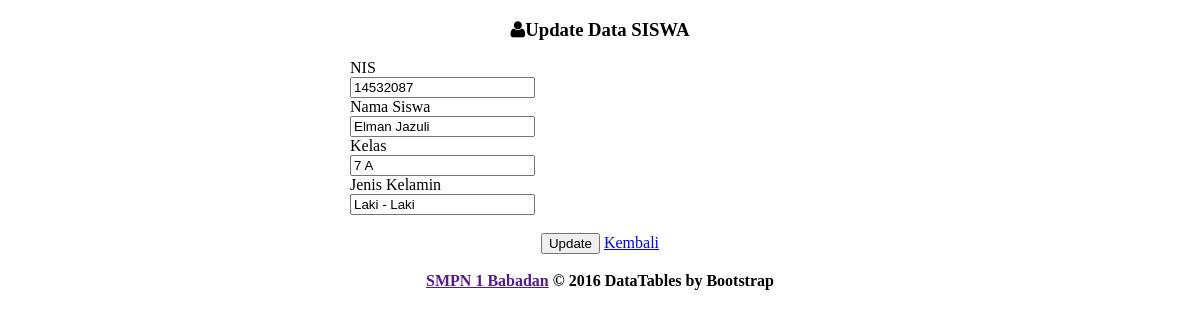
The app's page /admin/siswa_edit.php?nis=14532087 with its own data.
### tables this page shows
CREATE TABLE `siswa` (
  `nis` int(9) NOT NULL,
  `nama` varchar(100) NOT NULL,
  `kelas` varchar(100) NOT NULL,
  `jenis` enum('Laki - Laki','Perempuan') NOT NULL
);

### admin/siswa_edit.php (the view, shortened to what this page needs)
<?php include "conn.php"; ?>
<!DOCTYPE html>
<html lang="en">
<head>
    <head>
	    <link rel="stylesheet" href="datatables/dataTables.bootstrap.css"/>
        <link type="text/css" href="images/icons/css/font-awesome.css" rel="stylesheet">
    </head>
    <body>
            <div class="container">
                <div class="row">
                    <div class="span12">
                        <div class="content">
                            <?php
           $nis = $_GET['nis'];
			$sql = mysqli_query($koneksi, "SELECT * FROM siswa WHERE nis='$nis'");
			if(mysqli_num_rows($sql) == 0){
				header("Location: siswa.php");
			}else{
				$row = mysqli_fetch_assoc($sql);
			}
			?>
            <center><div class="panel panel-warning" style="width: 500px;">
                        <div class="panel-heading">
                        <h3 class="panel-title"><i class="icon-user"></i>Update Data SISWA</h3> </div>
                        <div class="panel-body">
                         <form name="form1" id="form1" class="form-horizontal row-fluid" action="?page=siswa_update" method="POST" >
										<div align="left" class="control-group">
											<label class="control-label" for="basicinput">NIS</label>
											<div class="controls">
												<input type="text" name="nis" id="nis" value="<?php echo $row['nis']; ?>" placeholder="NIS Siswa Tolong diisi" class="form-control span8 tip" readonly="yes">
											</div>
										</div>
										<div align="left" class="control-group">
											<label class="control-label" for="basicinput">  Nama Siswa</label>
											<div class="controls">
												<input type="text" name="nama" id="nama" value="<?php echo $row['nama']; ?>" placeholder="Nama Siswa" class="form-control span8 tip" required>
											</div>
										</div>
										<div align="left" class="control-group">
											<label class="control-label" for="basicinput">   Kelas</label>
											<div class="controls">
												<input type="text" name="kelas" id="kelas" value="<?php echo $row['kelas']; ?>" placeholder="Kelas" class="form-control span8 tip" required>
											</div>
										</div>
                                        <div align="left" class="control-group">
											<label class="control-label" for="basicinput">Jenis Kelamin</label>
											<div class="controls">
												<input name="jenis" id="jenis" value="<?php echo $row['jenis']; ?>" class=" form-control span8 tip" type="text" placeholder="Laki - Laki atau Perempuan" required />
											</div>
										</div>
<br
										<div class="control-group">
											<div class="controls">
												<input type="submit" name="update" id="update" value="Update" class="btn btn-sm btn-primary"/>
                                               <a href="?page=siswa" class="btn btn-sm btn-danger">Kembali</a>
											</div>
										</div>
                        </div>
                    </div>
                </div>
            </div>
        <br />
        <div class="footer span-12">
            <div class="container">
              <center> <b class="copyright"><a href=""> SMPN 1 Babadan</a> &copy; 2016 DataTables by Bootstrap </b></center>
            </div>
        </div>
    </body>

### records on screen
siswa: nis "14532087", nama "Elman Jazuli", kelas "7 A", jenis "Laki - Laki"
